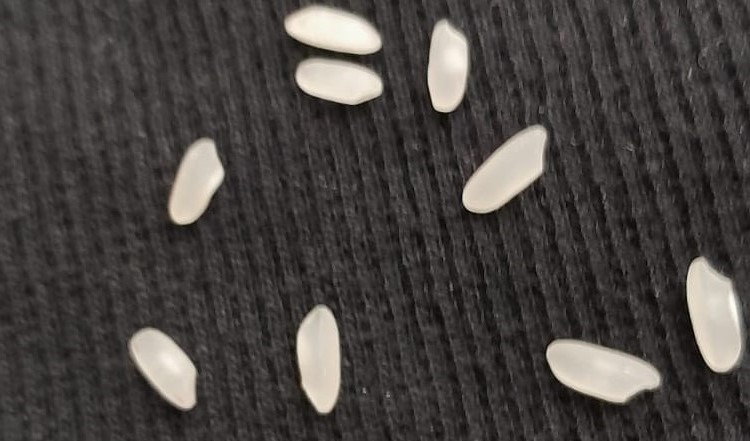
#> input picture goruntuisleme/odev-3/sayma.jpeg, 750 x 441 px
$ python pirinc_sayma.py
#> lines starting #> are read from the running program, lines starting #| are printed output that depends on the picture; after the words box and inside, x2 and y2 are one past the last pixel; in counts of white or black regions, pixels touching at a corner belong together
import cv2
import numpy as np

resim=cv2.imread("sayma.jpeg")
#> resim is the input picture: shape (441, 750, 3); mean B, G, R 64.5, 67, 71.4
resim=cv2.cvtColor(resim,cv2.COLOR_BGR2GRAY)
#> resim: shape (441, 750)
ret, gri_foto=cv2.threshold(resim,150,255,0)
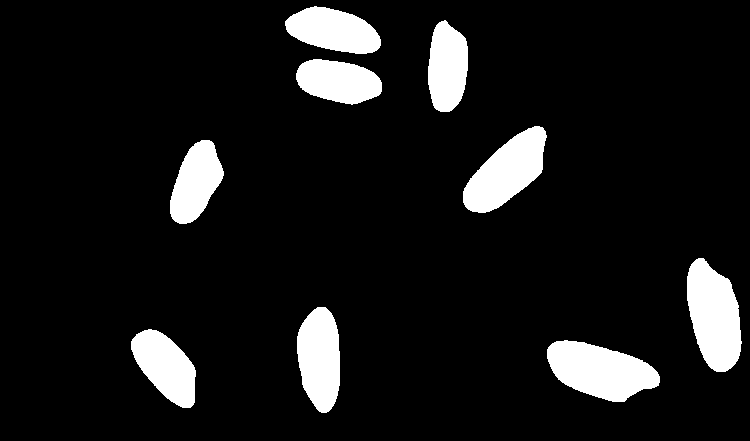
#> gri_foto: shape (441, 750); 9.6% white; 9 white regions

sayma,hierarchy=cv2.findContours(gri_foto,cv2.RETR_EXTERNAL,cv2.CHAIN_APPROX_SIMPLE)
#> sayma = 9 contours; largest, box (x1, y1, x2, y2) and area: (547, 340, 660, 402) 4461, (687, 258, 742, 372) 4329, (463, 126, 547, 213) 3964, (297, 307, 340, 413) 3446, (131, 329, 196, 408) 3077
print(len(sayma))
#| 9

cv2.imshow("orijinal",resim)
cv2.imshow("gri",gri_foto)
cv2.waitKey()

$ run again, with goruntuisleme/odev-3/Ekran Alıntısı.PNG saved as goruntuisleme/odev-3/sayma.jpeg
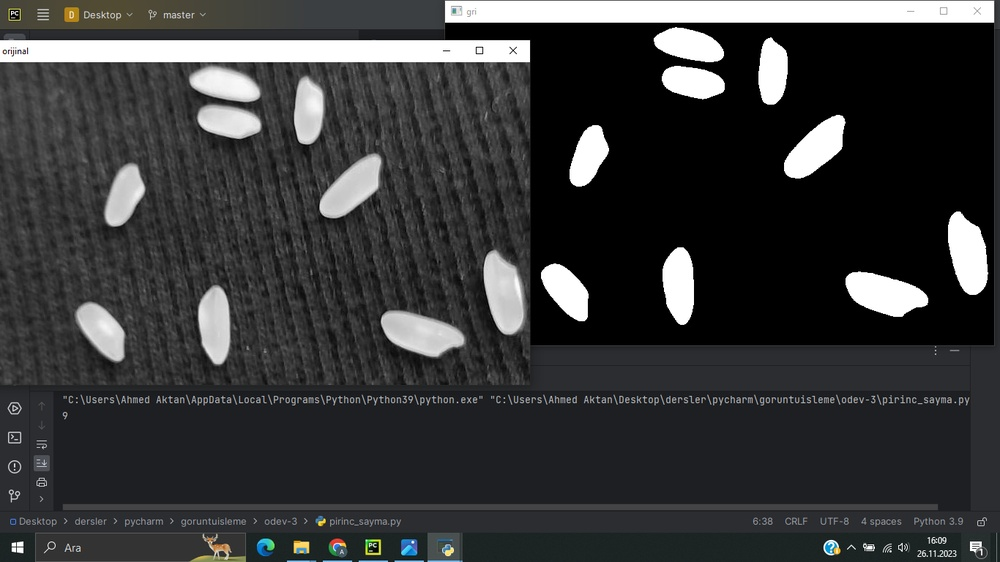
#> input picture goruntuisleme/odev-3/Ekran Alıntısı.PNG, 1000 x 562 px, shrunk from 1366 x 768 before the run
#> resim is the input picture: shape (562, 1000, 3); mean B, G, R 56.7, 55.9, 55.1
#> resim: shape (562, 1000)
#> `ret, gri_foto=cv2.threshold(resim,150,255,0)`:
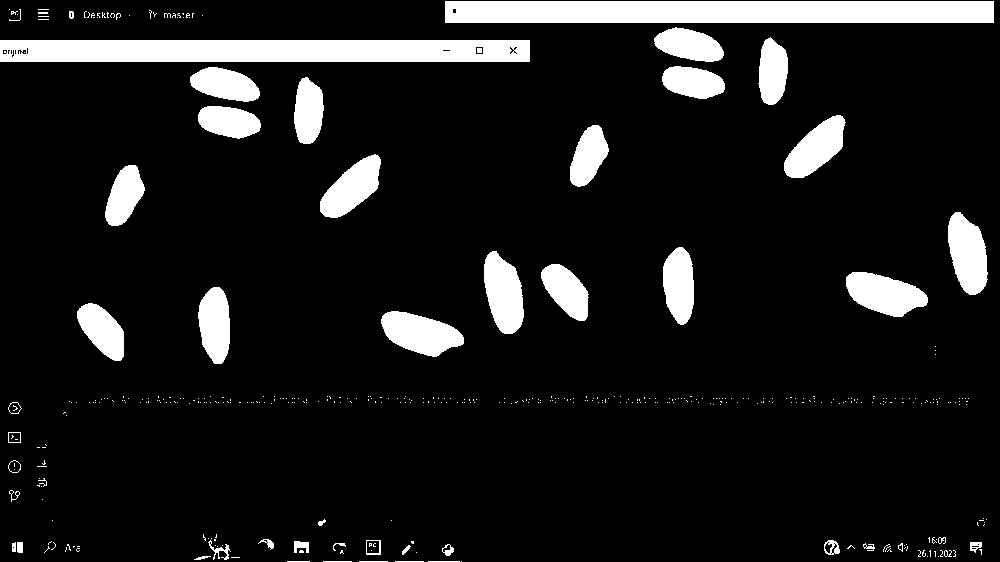
#> gri_foto: shape (562, 1000); 10.6% white; 421 white regions (370 under 20 px)
#> sayma = 411 contours, 372 with area under 20; largest, box (x1, y1, x2, y2) and area: (445, 1, 994, 23) 11508, (0, 40, 530, 62) 11109, (381, 311, 464, 357) 2366, (846, 272, 928, 317) 2347, (484, 251, 524, 334) 2286
#| 411
